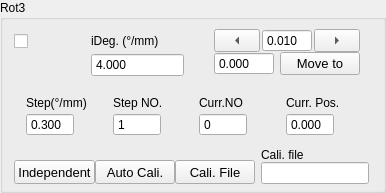
             <widget class="QGroupBox" name="rotary3Group">
              <property name="sizePolicy">
               <sizepolicy hsizetype="Expanding" vsizetype="Expanding">
                <horstretch>0</horstretch>
                <verstretch>0</verstretch>
               </sizepolicy>
              </property>
              <property name="title">
               <string>Rot3</string>
              </property>
              <layout class="QFormLayout" name="formLayout_5">
               <property name="verticalSpacing">
                <number>12</number>
               </property>
               <property name="topMargin">
                <number>0</number>
               </property>
               <property name="bottomMargin">
                <number>6</number>
               </property>
               <item row="0" column="0" colspan="2">
                <layout class="QHBoxLayout" name="horizontalLayout_47" stretch="1,2,0">
                 <property name="spacing">
                  <number>6</number>
                 </property>
                 <item>
                  <layout class="QVBoxLayout" name="verticalLayout_87">
                   <property name="spacing">
                    <number>6</number>
                   </property>
                   <property name="topMargin">
                    <number>9</number>
                   </property>
                   <item>
                    <widget class="QCheckBox" name="activeRot3">
                     <property name="sizePolicy">
                      <sizepolicy hsizetype="Expanding" vsizetype="Preferred">
                       <horstretch>0</horstretch>
                       <verstretch>0</verstretch>
                      </sizepolicy>
                     </property>
                     <property name="toolTip">
                      <string>Active Instrument?</string>
                     </property>
                     <property name="text">
                      <string/>
                     </property>
                     <property name="checked">
                      <bool>false</bool>
                     </property>
                     <property name="mytype" stdset="0">
                      <string>checkbox</string>
                     </property>
                    </widget>
                   </item>
                   <item>
                    <widget class="LedIndicator" name="rotary3Led" native="true">
                     <property name="sizePolicy">
                      <sizepolicy hsizetype="Fixed" vsizetype="Fixed">
                       <horstretch>0</horstretch>
                       <verstretch>0</verstretch>
                      </sizepolicy>
                     </property>
                     <property name="minimumSize">
                      <size>
                       <width>25</width>
                       <height>25</height>
                      </size>
                     </property>
                     <property name="maximumSize">
                      <size>
                       <width>25</width>
                       <height>25</height>
                      </size>
                     </property>
                     <property name="baseSize">
                      <size>
                       <width>0</width>
                       <height>0</height>
                      </size>
                     </property>
                     <property name="mytype" stdset="0">
                      <string>led</string>
                     </property>
                    </widget>
                   </item>
                  </layout>
                 </item>
                 <item>
                  <layout class="QVBoxLayout" name="verticalLayout_73">
                   <property name="spacing">
                    <number>0</number>
                   </property>
                   <property name="leftMargin">
                    <number>12</number>
                   </property>
                   <property name="topMargin">
                    <number>9</number>
                   </property>
                   <property name="rightMargin">
                    <number>12</number>
                   </property>
                   <item>
                    <widget class="QLabel" name="label_52">
                     <property name="sizePolicy">
                      <sizepolicy hsizetype="Expanding" vsizetype="Fixed">
                       <horstretch>0</horstretch>
                       <verstretch>0</verstretch>
                      </sizepolicy>
                     </property>
                     <property name="maximumSize">
                      <size>
                       <width>16777215</width>
                       <height>16777215</height>
                      </size>
                     </property>
                     <property name="text">
                      <string>iDeg. (°/mm)</string>
                     </property>
                     <property name="mytype" stdset="0">
                      <string>label</string>
                     </property>
                    </widget>
                   </item>
                   <item>
                    <widget class="QDoubleSpinBox" name="iRot3">
                     <property name="sizePolicy">
                      <sizepolicy hsizetype="Expanding" vsizetype="Fixed">
                       <horstretch>0</horstretch>
                       <verstretch>0</verstretch>
                      </sizepolicy>
                     </property>
                     <property name="maximumSize">
                      <size>
                       <width>16777215</width>
                       <height>24</height>
                      </size>
                     </property>
                     <property name="buttonSymbols">
                      <enum>QAbstractSpinBox::ButtonSymbols::NoButtons</enum>
                     </property>
                     <property name="decimals">
                      <number>3</number>
                     </property>
                     <property name="value">
                      <double>4.000000000000000</double>
                     </property>
                    </widget>
                   </item>
                  </layout>
                 </item>
                 <item>
                  <widget class="QFrame" name="rotary3Manual">
                   <property name="mytype" stdset="0">
                    <string>inst_manu</string>
                   </property>
                   <layout class="QVBoxLayout" name="verticalLayout_75">
                    <property name="spacing">
                     <number>0</number>
                    </property>
                    <property name="leftMargin">
                     <number>12</number>
                    </property>
                    <property name="rightMargin">
                     <number>12</number>
                    </property>
                    <item>
                     <layout class="QHBoxLayout" name="horizontalLayout_25">
                      <property name="spacing">
                       <number>2</number>
                      </property>
                      <item>
                       <widget class="QToolButton" name="rot3JogL">
                        <property name="sizePolicy">
                         <sizepolicy hsizetype="Expanding" vsizetype="Fixed">
                          <horstretch>0</horstretch>
                          <verstretch>0</verstretch>
                         </sizepolicy>
                        </property>
                        <property name="minimumSize">
                         <size>
                          <width>32</width>
                          <height>0</height>
                         </size>
                        </property>
                        <property name="text">
                         <string>...</string>
                        </property>
                        <property name="arrowType">
                         <enum>Qt::ArrowType::LeftArrow</enum>
                        </property>
                        <property name="mytype" stdset="0">
                         <string>arrowbutton</string>
                        </property>
                       </widget>
                      </item>
                      <item>
                       <widget class="QDoubleSpinBox" name="rotary3JogStep">
                        <property name="sizePolicy">
                         <sizepolicy hsizetype="Preferred" vsizetype="Preferred">
                          <horstretch>0</horstretch>
                          <verstretch>0</verstretch>
                         </sizepolicy>
                        </property>
                        <property name="maximumSize">
                         <size>
                          <width>50</width>
                          <height>24</height>
                         </size>
                        </property>
                        <property name="buttonSymbols">
                         <enum>QAbstractSpinBox::ButtonSymbols::NoButtons</enum>
                        </property>
                        <property name="decimals">
                         <number>3</number>
                        </property>
                        <property name="minimum">
                         <double>-50.000000000000000</double>
                        </property>
                        <property name="maximum">
                         <double>210.000000000000000</double>
                        </property>
                        <property name="value">
                         <double>0.010000000000000</double>
                        </property>
                       </widget>
                      </item>
                      <item>
                       <widget class="QToolButton" name="rot3JogR">
                        <property name="sizePolicy">
                         <sizepolicy hsizetype="Expanding" vsizetype="Fixed">
                          <horstretch>0</horstretch>
                          <verstretch>0</verstretch>
                         </sizepolicy>
                        </property>
                        <property name="minimumSize">
                         <size>
                          <width>32</width>
                          <height>0</height>
                         </size>
                        </property>
                        <property name="text">
                         <string>...</string>
                        </property>
                        <property name="arrowType">
                         <enum>Qt::ArrowType::RightArrow</enum>
                        </property>
                        <property name="mytype" stdset="0">
                         <string>arrowbutton</string>
                        </property>
                       </widget>
                      </item>
                     </layout>
                    </item>
                    <item>
                     <layout class="QHBoxLayout" name="horizontalLayout_34">
                      <property name="spacing">
                       <number>6</number>
                      </property>
                      <item>
                       <widget class="QDoubleSpinBox" name="rot3SetPos">
                        <property name="sizePolicy">
                         <sizepolicy hsizetype="Expanding" vsizetype="Fixed">
                          <horstretch>0</horstretch>
                          <verstretch>0</verstretch>
                         </sizepolicy>
                        </property>
                        <property name="maximumSize">
                         <size>
                          <width>60</width>
                          <height>24</height>
                         </size>
                        </property>
                        <property name="buttonSymbols">
                         <enum>QAbstractSpinBox::ButtonSymbols::NoButtons</enum>
                        </property>
                        <property name="decimals">
                         <number>3</number>
                        </property>
                        <property name="maximum">
                         <double>1000.000000000000000</double>
                        </property>
                       </widget>
                      </item>
                      <item>
                       <widget class="QPushButton" name="rot3MoveTo">
                        <property name="sizePolicy">
                         <sizepolicy hsizetype="Expanding" vsizetype="Fixed">
                          <horstretch>0</horstretch>
                          <verstretch>0</verstretch>
                         </sizepolicy>
                        </property>
                        <property name="maximumSize">
                         <size>
                          <width>80</width>
                          <height>30</height>
                         </size>
                        </property>
                        <property name="font">
                         <font>
                          <pointsize>10</pointsize>
                         </font>
                        </property>
                        <property name="text">
                         <string>Move to</string>
                        </property>
                        <property name="mytype" stdset="0">
                         <string>clickable_button</string>
                        </property>
                       </widget>
                      </item>
                     </layout>
                    </item>
                   </layout>
                  </widget>
                 </item>
                </layout>
               </item>
               <item row="1" column="0" colspan="2">
                <layout class="QHBoxLayout" name="horizontalLayout_35">
                 <property name="leftMargin">
                  <number>12</number>
                 </property>
                 <item>
                  <layout class="QVBoxLayout" name="verticalLayout_76">
                   <property name="spacing">
                    <number>3</number>
                   </property>
                   <item>
                    <widget class="QLabel" name="label_53">
                     <property name="sizePolicy">
                      <sizepolicy hsizetype="Expanding" vsizetype="Fixed">
                       <horstretch>0</horstretch>
                       <verstretch>0</verstretch>
                      </sizepolicy>
                     </property>
                     <property name="text">
                      <string>Step(°/mm)</string>
                     </property>
                     <property name="mytype" stdset="0">
                      <string>label</string>
                     </property>
                    </widget>
                   </item>
                   <item>
                    <widget class="QDoubleSpinBox" name="rotary3Step">
                     <property name="sizePolicy">
                      <sizepolicy hsizetype="Expanding" vsizetype="Fixed">
                       <horstretch>0</horstretch>
                       <verstretch>0</verstretch>
                      </sizepolicy>
                     </property>
                     <property name="maximumSize">
                      <size>
                       <width>48</width>
                       <height>24</height>
                      </size>
                     </property>
                     <property name="buttonSymbols">
                      <enum>QAbstractSpinBox::ButtonSymbols::NoButtons</enum>
                     </property>
                     <property name="decimals">
                      <number>3</number>
                     </property>
                     <property name="value">
                      <double>0.300000000000000</double>
                     </property>
                    </widget>
                   </item>
                  </layout>
                 </item>
                 <item>
                  <layout class="QVBoxLayout" name="verticalLayout_77">
                   <property name="spacing">
                    <number>3</number>
                   </property>
                   <item>
                    <widget class="QLabel" name="label_54">
                     <property name="sizePolicy">
                      <sizepolicy hsizetype="Expanding" vsizetype="Fixed">
                       <horstretch>0</horstretch>
                       <verstretch>0</verstretch>
                      </sizepolicy>
                     </property>
                     <property name="text">
                      <string>Step NO.</string>
                     </property>
                     <property name="mytype" stdset="0">
                      <string>label</string>
                     </property>
                    </widget>
                   </item>
                   <item>
                    <widget class="QSpinBox" name="rotary3StepNO">
                     <property name="sizePolicy">
                      <sizepolicy hsizetype="Expanding" vsizetype="Fixed">
                       <horstretch>0</horstretch>
                       <verstretch>0</verstretch>
                      </sizepolicy>
                     </property>
                     <property name="maximumSize">
                      <size>
                       <width>48</width>
                       <height>24</height>
                      </size>
                     </property>
                     <property name="buttonSymbols">
                      <enum>QAbstractSpinBox::ButtonSymbols::NoButtons</enum>
                     </property>
                     <property name="maximum">
                      <number>10000</number>
                     </property>
                     <property name="value">
                      <number>1</number>
                     </property>
                    </widget>
                   </item>
                  </layout>
                 </item>
                 <item>
                  <layout class="QVBoxLayout" name="verticalLayout_78">
                   <property name="spacing">
                    <number>3</number>
                   </property>
                   <item>
                    <widget class="QLabel" name="label_55">
                     <property name="sizePolicy">
                      <sizepolicy hsizetype="Expanding" vsizetype="Fixed">
                       <horstretch>0</horstretch>
                       <verstretch>0</verstretch>
                      </sizepolicy>
                     </property>
                     <property name="text">
                      <string>Curr.NO</string>
                     </property>
                     <property name="mytype" stdset="0">
                      <string>label</string>
                     </property>
                    </widget>
                   </item>
                   <item>
                    <widget class="QSpinBox" name="rotary3CurrStepNO">
                     <property name="sizePolicy">
                      <sizepolicy hsizetype="Expanding" vsizetype="Fixed">
                       <horstretch>0</horstretch>
                       <verstretch>0</verstretch>
                      </sizepolicy>
                     </property>
                     <property name="maximumSize">
                      <size>
                       <width>48</width>
                       <height>24</height>
                      </size>
                     </property>
                     <property name="buttonSymbols">
                      <enum>QAbstractSpinBox::ButtonSymbols::NoButtons</enum>
                     </property>
                     <property name="maximum">
                      <number>10000</number>
                     </property>
                     <property name="mytype" stdset="0">
                      <string>intNO</string>
                     </property>
                    </widget>
                   </item>
                  </layout>
                 </item>
                 <item>
                  <layout class="QVBoxLayout" name="verticalLayout_88">
                   <property name="spacing">
                    <number>3</number>
                   </property>
                   <item>
                    <widget class="QLabel" name="label_56">
                     <property name="sizePolicy">
                      <sizepolicy hsizetype="Expanding" vsizetype="Fixed">
                       <horstretch>0</horstretch>
                       <verstretch>0</verstretch>
                      </sizepolicy>
                     </property>
                     <property name="text">
                      <string>Curr. Pos.</string>
                     </property>
                     <property name="mytype" stdset="0">
                      <string>label</string>
                     </property>
                    </widget>
                   </item>
                   <item>
                    <widget class="QDoubleSpinBox" name="rot3CurrPos">
                     <property name="sizePolicy">
                      <sizepolicy hsizetype="Expanding" vsizetype="Fixed">
                       <horstretch>0</horstretch>
                       <verstretch>0</verstretch>
                      </sizepolicy>
                     </property>
                     <property name="maximumSize">
                      <size>
                       <width>48</width>
                       <height>24</height>
                      </size>
                     </property>
                     <property name="buttonSymbols">
                      <enum>QAbstractSpinBox::ButtonSymbols::NoButtons</enum>
                     </property>
                     <property name="decimals">
                      <number>3</number>
                     </property>
                     <property name="minimum">
                      <double>-10.000000000000000</double>
                     </property>
                     <property name="maximum">
                      <double>1000.000000000000000</double>
                     </property>
                    </widget>
                   </item>
                  </layout>
                 </item>
                </layout>
               </item>
               <item row="2" column="0">
                <layout class="QHBoxLayout" name="horizontalLayout_39">
                 <property name="topMargin">
                  <number>12</number>
                 </property>
                 <item>
                  <widget class="QPushButton" name="Rot_stages_couple">
                   <property name="sizePolicy">
                    <sizepolicy hsizetype="Expanding" vsizetype="Fixed">
                     <horstretch>0</horstretch>
                     <verstretch>0</verstretch>
                    </sizepolicy>
                   </property>
                   <property name="maximumSize">
                    <size>
                     <width>16777215</width>
                     <height>32</height>
                    </size>
                   </property>
                   <property name="font">
                    <font>
                     <pointsize>10</pointsize>
                    </font>
                   </property>
                   <property name="toolTip">
                    <string>&lt;html&gt;&lt;head/&gt;&lt;body&gt;&lt;p&gt;&lt;span style=&quot; font-weight:700;&quot;&gt;Rotation stage coupling:&lt;/span&gt;&lt;/p&gt;&lt;p&gt;&lt;span style=&quot; font-weight:700;&quot;&gt;'Independent'&lt;/span&gt;: each rotation stage follows its own angle sequence; a stage whose step number is 1 stays at its initial angle and never moves;&lt;/p&gt;&lt;p&gt;&lt;span style=&quot; font-weight:700;&quot;&gt;'Coupled'&lt;/span&gt;: Rotary1, Rotary2 and Rotary3 step together, one angle each per polarization point, so all three must be given the same number of steps;&lt;/p&gt;&lt;p&gt;Importing a calibration file forces coupled for that scan, whatever this button shows.&lt;/p&gt;&lt;/body&gt;&lt;/html&gt;</string>
                   </property>
                   <property name="text">
                    <string>Independent</string>
                   </property>
                   <property name="checkable">
                    <bool>true</bool>
                   </property>
                   <property name="checked">
                    <bool>false</bool>
                   </property>
                   <property name="mytype" stdset="0">
                    <string>checkable_button</string>
                   </property>
                  </widget>
                 </item>
                 <item>
                  <widget class="QPushButton" name="pol_cali_mode">
                   <property name="sizePolicy">
                    <sizepolicy hsizetype="Expanding" vsizetype="Fixed">
                     <horstretch>0</horstretch>
                     <verstretch>0</verstretch>
                    </sizepolicy>
                   </property>
                   <property name="maximumSize">
                    <size>
                     <width>16777215</width>
                     <height>30</height>
                    </size>
                   </property>
                   <property name="font">
                    <font>
                     <pointsize>10</pointsize>
                    </font>
                   </property>
                   <property name="toolTip">
                    <string>&lt;html&gt;&lt;head/&gt;&lt;body&gt;&lt;p&gt;Choose calibration method for polarization dependent measurement:&lt;/p&gt;&lt;p&gt;&lt;span style=&quot; font-weight:700;&quot;&gt;'Auto Cali.'&lt;/span&gt;:  automatically calibrate polarization dependence by setting synchronization correction angle_steps;&lt;/p&gt;&lt;p&gt;&lt;span style=&quot; font-weight:700;&quot;&gt; 'Cali. Data'&lt;/span&gt;:  import calibration data obtained from manually calibration  &lt;/p&gt;&lt;/body&gt;&lt;/html&gt;</string>
                   </property>
                   <property name="text">
                    <string>Auto Cali.</string>
                   </property>
                   <property name="checkable">
                    <bool>true</bool>
                   </property>
                   <property name="checked">
                    <bool>false</bool>
                   </property>
                   <property name="mytype" stdset="0">
                    <string>checkable_button</string>
                   </property>
                  </widget>
                 </item>
                 <item>
                  <widget class="QPushButton" name="load_cali_file">
                   <property name="sizePolicy">
                    <sizepolicy hsizetype="Expanding" vsizetype="Fixed">
                     <horstretch>0</horstretch>
                     <verstretch>0</verstretch>
                    </sizepolicy>
                   </property>
                   <property name="maximumSize">
                    <size>
                     <width>16777215</width>
                     <height>30</height>
                    </size>
                   </property>
                   <property name="font">
                    <font>
                     <pointsize>10</pointsize>
                    </font>
                   </property>
                   <property name="toolTip">
                    <string>&lt;html&gt;&lt;head/&gt;&lt;body&gt;&lt;p&gt;Import calibration data for polarization scan&lt;/p&gt;&lt;/body&gt;&lt;/html&gt;</string>
                   </property>
                   <property name="text">
                    <string>Cali. File</string>
                   </property>
                   <property name="mytype" stdset="0">
                    <string>clickable_button</string>
                   </property>
                  </widget>
                 </item>
                </layout>
               </item>
               <item row="2" column="1">
                <layout class="QVBoxLayout" name="verticalLayout_85">
                 <property name="spacing">
                  <number>0</number>
                 </property>
                 <property name="rightMargin">
                  <number>3</number>
                 </property>
                 <item>
                  <widget class="QLabel" name="label_57">
                   <property name="sizePolicy">
                    <sizepolicy hsizetype="Expanding" vsizetype="Expanding">
                     <horstretch>0</horstretch>
                     <verstretch>0</verstretch>
                    </sizepolicy>
                   </property>
                   <property name="text">
                    <string>Cali. file</string>
                   </property>
                   <property name="mytype" stdset="0">
                    <string>label</string>
                   </property>
                  </widget>
                 </item>
                 <item>
                  <widget class="QLineEdit" name="cali_file_path">
                   <property name="sizePolicy">
                    <sizepolicy hsizetype="Expanding" vsizetype="Fixed">
                     <horstretch>0</horstretch>
                     <verstretch>0</verstretch>
                    </sizepolicy>
                   </property>
                   <property name="maximumSize">
                    <size>
                     <width>16777215</width>
                     <height>16777215</height>
                    </size>
                   </property>
                  </widget>
                 </item>
                </layout>
               </item>
              </layout>
             </widget>
